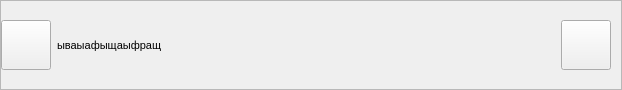
     <widget class="QFrame" name="header_widget">
      <property name="minimumSize">
       <size>
        <width>0</width>
        <height>90</height>
       </size>
      </property>
      <property name="maximumSize">
       <size>
        <width>16777215</width>
        <height>90</height>
       </size>
      </property>
      <property name="frameShape">
       <enum>QFrame::StyledPanel</enum>
      </property>
      <property name="frameShadow">
       <enum>QFrame::Raised</enum>
      </property>
      <layout class="QHBoxLayout" name="horizontalLayout_2">
       <property name="leftMargin">
        <number>0</number>
       </property>
       <property name="topMargin">
        <number>0</number>
       </property>
       <property name="rightMargin">
        <number>10</number>
       </property>
       <property name="bottomMargin">
        <number>0</number>
       </property>
       <item>
        <widget class="QPushButton" name="burger">
         <property name="minimumSize">
          <size>
           <width>50</width>
           <height>50</height>
          </size>
         </property>
         <property name="maximumSize">
          <size>
           <width>50</width>
           <height>50</height>
          </size>
         </property>
         <property name="text">
          <string/>
         </property>
         <property name="icon">
          <iconset>
           <normaloff>../images/svg_icon/menu.svg</normaloff>../images/svg_icon/menu.svg</iconset>
         </property>
         <property name="iconSize">
          <size>
           <width>48</width>
           <height>58</height>
          </size>
         </property>
         <property name="checkable">
          <bool>true</bool>
         </property>
         <property name="autoExclusive">
          <bool>false</bool>
         </property>
        </widget>
       </item>
       <item>
        <widget class="QLabel" name="title_window">
         <property name="font">
          <font>
           <pointsize>8</pointsize>
          </font>
         </property>
         <property name="text">
          <string>ываыафыщаыфращ</string>
         </property>
        </widget>
       </item>
       <item>
        <spacer name="horizontalSpacer">
         <property name="orientation">
          <enum>Qt::Horizontal</enum>
         </property>
         <property name="sizeHint" stdset="0">
          <size>
           <width>393</width>
           <height>20</height>
          </size>
         </property>
        </spacer>
       </item>
       <item>
        <widget class="QPushButton" name="reset_language">
         <property name="minimumSize">
          <size>
           <width>50</width>
           <height>50</height>
          </size>
         </property>
         <property name="text">
          <string/>
         </property>
         <property name="icon">
          <iconset>
           <normaloff>../images/svg_icon/globe.svg</normaloff>../images/svg_icon/globe.svg</iconset>
         </property>
         <property name="iconSize">
          <size>
           <width>48</width>
           <height>48</height>
          </size>
         </property>
         <property name="checkable">
          <bool>false</bool>
         </property>
         <property name="autoExclusive">
          <bool>false</bool>
         </property>
        </widget>
       </item>
      </layout>
     </widget>
